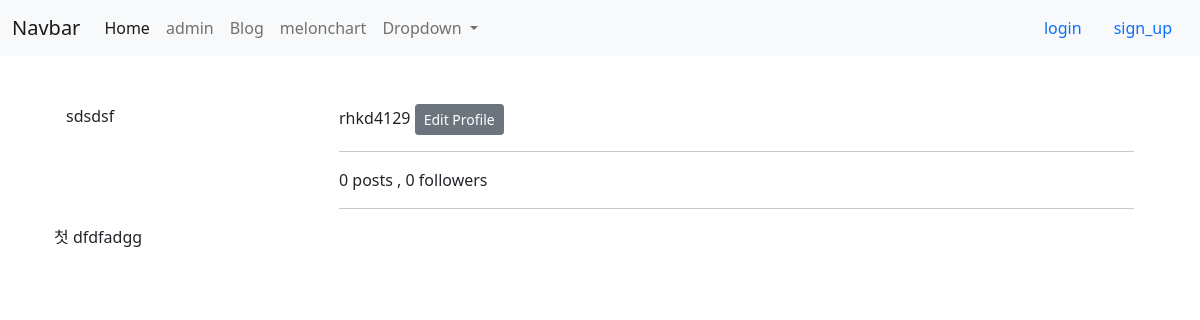
/blog/rhkd4129/, run on an earlier commit of the app's database.
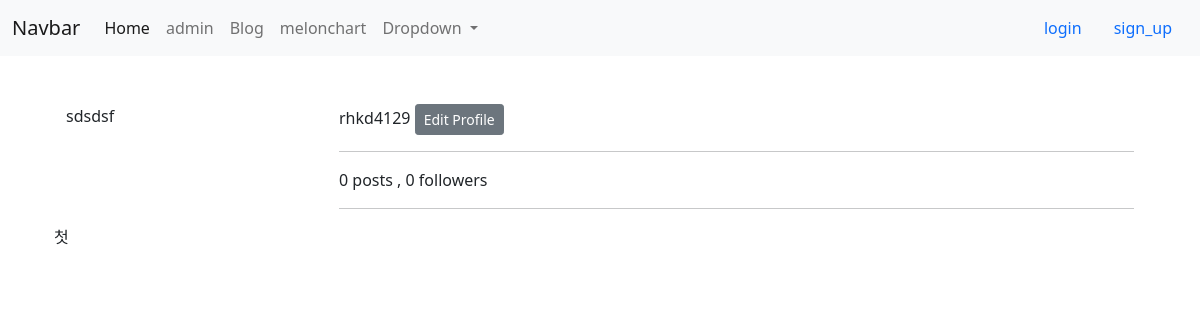
And on a later commit of the database.
### blog/models.py (models this page shows, shortened)
class Post(models.Model):
    class GenderChices(models.TextChoices):
        MALE = "M","Male"   #DB에저장되는 값 ,실제 사용할 값
        FEMALE = "F","Female"
    author = models.ForeignKey(settings.AUTH_USER_MODEL,on_delete=models.CASCADE) # 추천!
    title = models.CharField(max_length=20)
    photo = models.ImageField(blank = True, upload_to = 'blog/post/%Y/%m/%d')
    content = models.TextField()
    gender = models.CharField(max_length=1,blank=True,choices=GenderChices.choices)#,default=GenderChices.MALE
    is_public = models.BooleanField(default = False,verbose_name= '공개여부')
    created_at = models.DateTimeField(auto_now_add=True)
    updated_at = models.DateTimeField(auto_now=True)

### blog/views/post_views.py (the view)
# urls.py: path('<username>/',post_views.UserPage,name='user_page'),
def UserPage(request,username):
    page_user = get_object_or_404(get_user_model(),username = username)
    post_list = Post.objects.filter(author = page_user)
    return render(request,"blog/user_page.html",{'page_user':page_user,'post_list':post_list})

### blog/templates/blog/user_page.html (shortened to what this page needs)
{% extends 'blog/layout.html' %}
{% block content %}
<div class="container">
    <div class="row pt-5">
        <div class="col-sm-3">
                sdsdsf
        </div>
        <div class="col-sm-9">
                {{page_user.username}}
                <a class="btn btn-secondary btn-sm"  href="{% url 'accounts:profile_edit' %}">Edit Profile</a>
                <hr>
                0 posts , 0 followers
                <hr>
        </div>
        <div class="row sm-3">
            {% if post_list %}
                {% for post in post_list %}
                    {{post.title}}
                {% endfor %}
            {% endif %}
        </div>
    </div>
</div>
{% endblock content %}

What changed in the data, as far as the page shows it:
removed Post: title "dfdfadgg"
